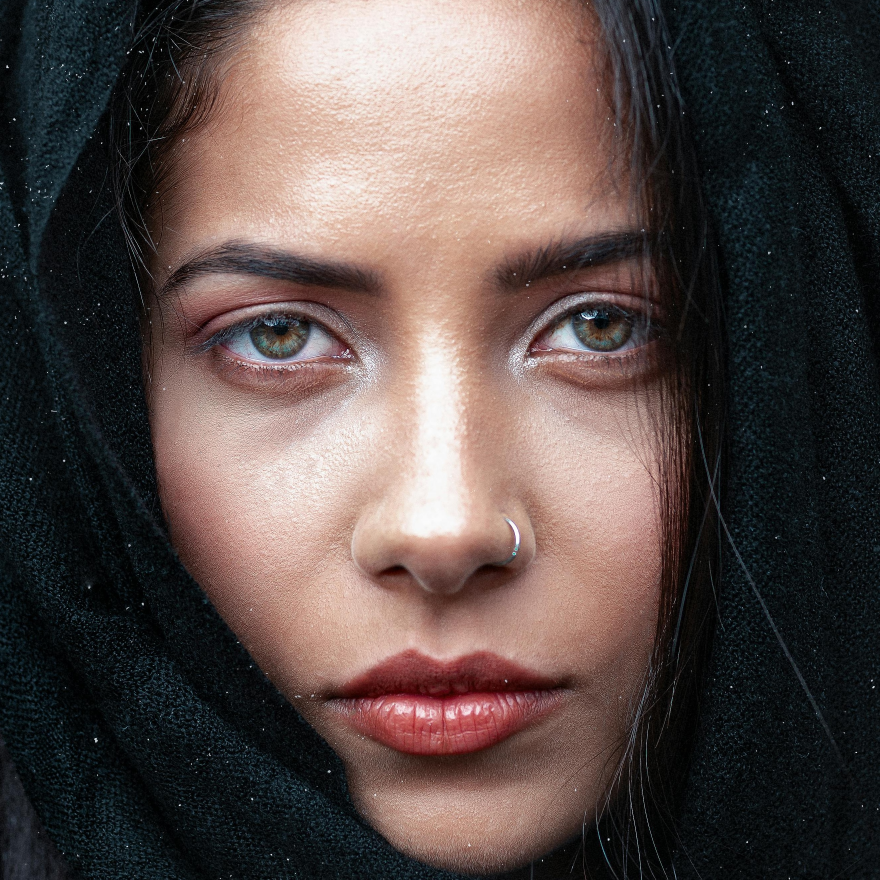
#> input picture Train_FaceRecognition_with_ML/crop_data/female/female_0.jpg, 2639 x 2639 px (shown at 1/3 size); its folder holds only this picture in this run
$ jupyter execute 02_FRM_data_prerocesssing_EDA.ipynb   (shell and % lines are left out)
#> lines starting #> are read from the running program, lines starting #| are printed output that depends on the picture
[cell 1]
#EDA = Exploratory Data Analysis

[cell 2]
import numpy as np
import pandas as pd

#visualization
import matplotlib.pyplot as plt
import seaborn as sns

#computer vision library
import cv2

#glob
from glob import glob

[cell 3]
#extract male and female in crop_data and put to list
fpath = glob('./crop_data/female/*.jpg')
mpath = glob('./crop_data/male/*.jpg')

[cell 4]
df_female = pd.DataFrame(fpath, columns=['filepath'])
df_female['gender'] = 'female'

df_male = pd.DataFrame(mpath, columns=['filepath'])
df_male['gender'] = 'male'

df = pd.concat((df_female, df_male),axis=0)

df.head()

[cell 5]
df.tail()

[cell 6]
df.shape

[cell 7]
#it will take each image path then return width of the image
def get_size(path):
#> called with path = './crop_data/female/female_0.jpg'
    img = cv2.imread(path)
#> img is the input picture: shape (2639, 2639, 3); mean B, G, R 72.2, 75.3, 88.3
    return img.shape[0]

[cell 8]
df['dimension'] = df['filepath'].apply(get_size) #store dimension of image in this columns

[cell 9]
df.head()

[cell 10]
dist_gender = df['gender'].value_counts()
dist_gender

[cell 11]
fig,ax = plt.subplots(nrows=1, ncols=2)
dist_gender.plot(kind = 'bar', ax =ax[0])
dist_gender.plot(kind = 'pie', ax =ax[1], autopct='%0.0f%%')
plt.show()
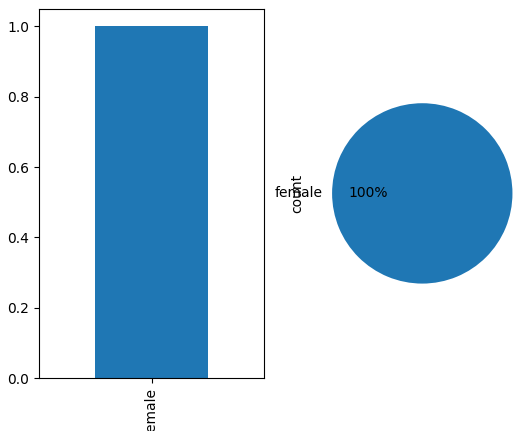
#> figure drawn by matplotlib, 2 panels

[cell 12]
plt.figure(figsize=(12,6))
plt.subplot(2,1,1)
sns.histplot(df['dimension'])
plt.subplot(2,1,2)
sns.boxplot(df['dimension'])
plt.show()
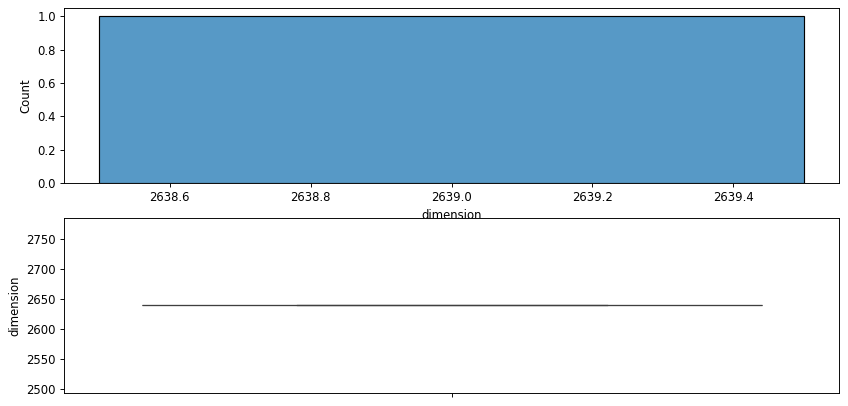
#> figure drawn by matplotlib, 2 panels

[cell 13]
sns.catplot(data=df, x='gender', y ='dimension', kind = 'box')
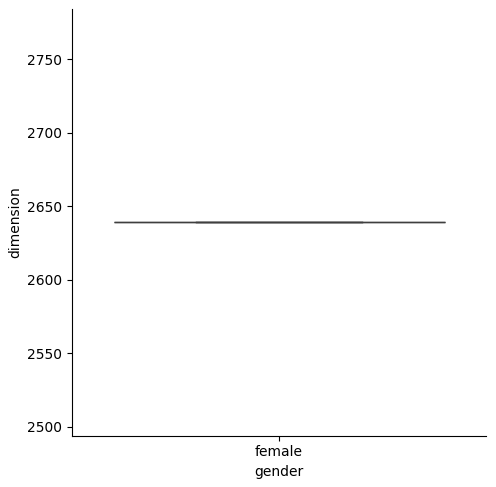
#> figure drawn by matplotlib, 1 panel

[cell 14]
#đa số có dimension hơn 200, đa số nữ có ảnh nét hơn nam
#chỉnh tất cả ảnh về 300 x 300

[cell 15]
df_filter = df.query('dimension > 250')

[cell 16]
df_filter.shape

[cell 17]
df_filter['gender'].value_counts(normalize=True)

[cell 18]
def structuring(path):
#> called with path = './crop_data/female/female_0.jpg'
    try:
        # step 1: read image
        img = cv2.imread(path)  # BGR
        if img is None:
            return None

        # step 2: convert into grayscale
        gray = cv2.cvtColor(img, cv2.COLOR_BGR2GRAY)
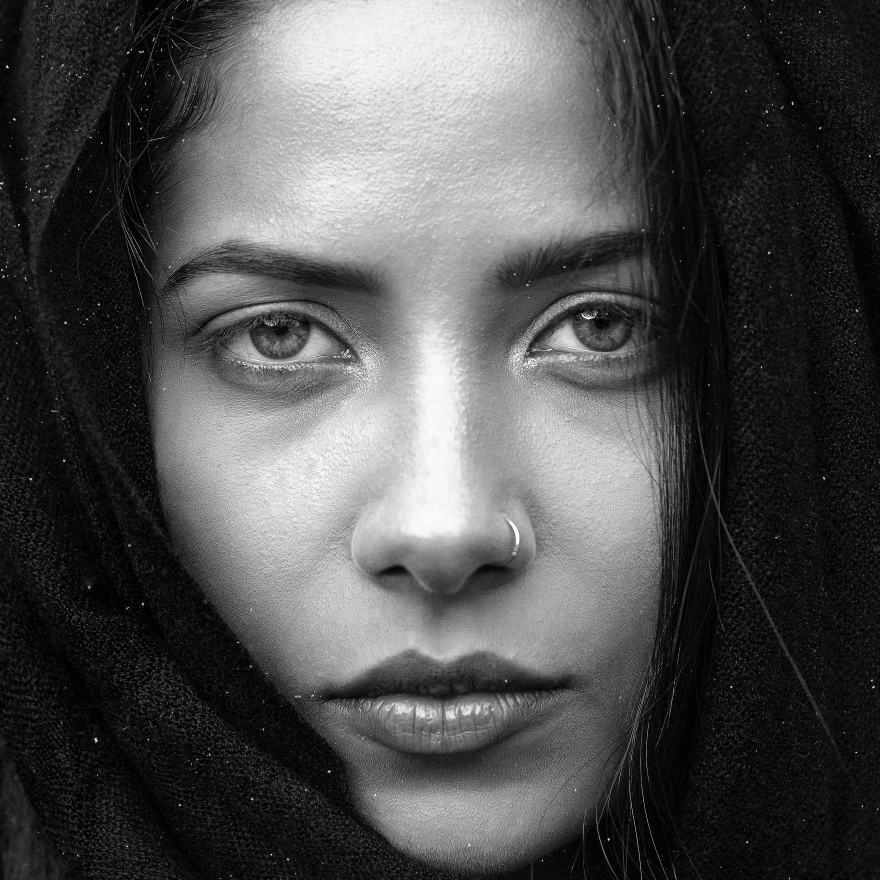
#> gray: shape (2639, 2639) (shown at 1/3 size); min 0, max 255, mean 78.8

        # step 3: resize into 300x300
        size = gray.shape[0]
#> size = 2639
        if size >= 100:
            # shrink
            gray_resize = cv2.resize(gray, (300, 300), cv2.INTER_AREA)
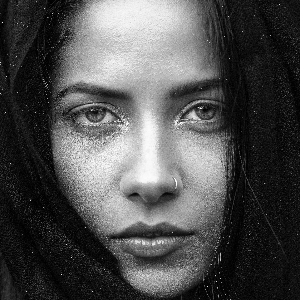
#> gray_resize: shape (300, 300); min 0, max 255, mean 78.8
        else:
            # enlarge
            gray_resize = cv2.resize(gray, (300, 300), cv2.INTER_CUBIC)

        # step 4: flatten image
        flatten_image = gray_resize.flatten()
        return flatten_image

    except Exception as e:
        # print(e)  # optional debug
        return None

$ run again, on Train_FaceRecognition_with_ML/crop_data/female/female_12.jpg
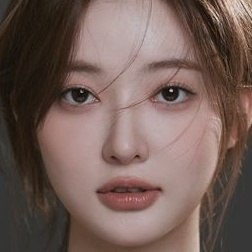
#> input picture Train_FaceRecognition_with_ML/crop_data/female/female_12.jpg, 252 x 252 px
#> in get_size, img is the input picture: shape (252, 252, 3); mean B, G, R 87.7, 94.4, 115.8
#> `[cell 13] sns.catplot(data=df, x='gender', y ='dimension', kind = 'box')`:
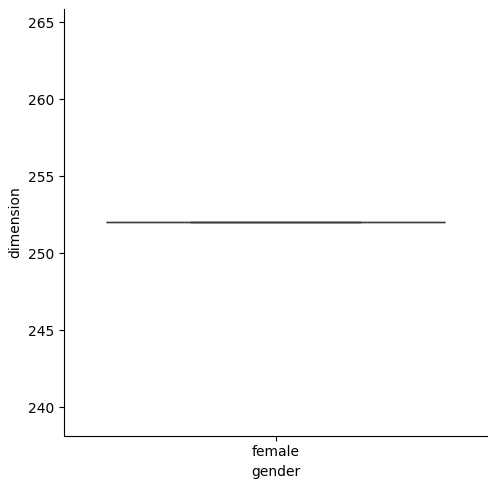
#> figure drawn by matplotlib, 1 panel
#> in structuring, `gray = cv2.cvtColor(img, cv2.COLOR_BGR2GRAY)`:
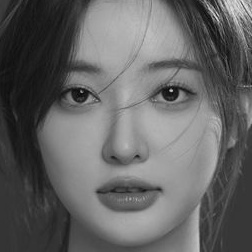
#> gray: shape (252, 252); min 7, max 239, mean 100

$ run again, on Train_FaceRecognition_with_ML/crop_data/female/female_13.jpg
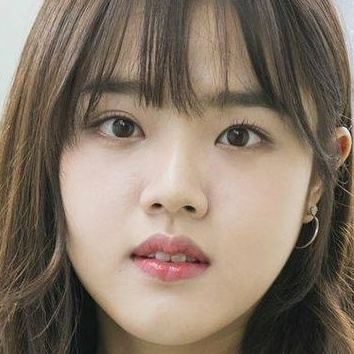
#> input picture Train_FaceRecognition_with_ML/crop_data/female/female_13.jpg, 354 x 354 px
#> in get_size, img is the input picture: shape (354, 354, 3); mean B, G, R 103.5, 118.2, 133.8
#> `[cell 13] sns.catplot(data=df, x='gender', y ='dimension', kind = 'box')`:
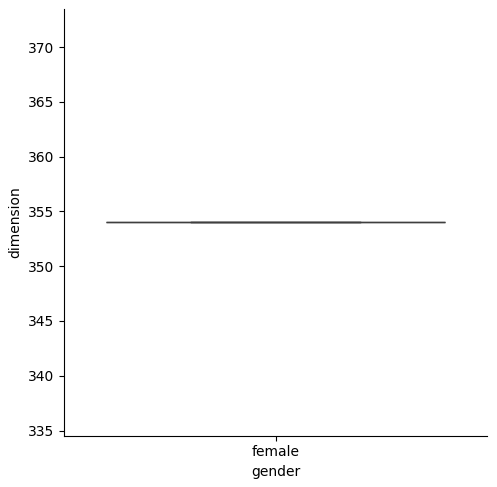
#> figure drawn by matplotlib, 1 panel
#> in structuring, `gray = cv2.cvtColor(img, cv2.COLOR_BGR2GRAY)`:
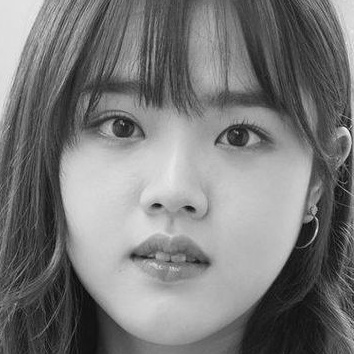
#> gray: shape (354, 354); min 2, max 254, mean 121.2

$ run again, on Train_FaceRecognition_with_ML/crop_data/female/female_14.jpg
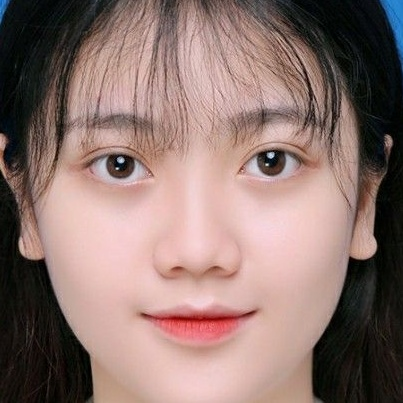
#> input picture Train_FaceRecognition_with_ML/crop_data/female/female_14.jpg, 403 x 403 px
#> in get_size, img is the input picture: shape (403, 403, 3); mean B, G, R 110.4, 116, 140.8
#> `[cell 13] sns.catplot(data=df, x='gender', y ='dimension', kind = 'box')`:
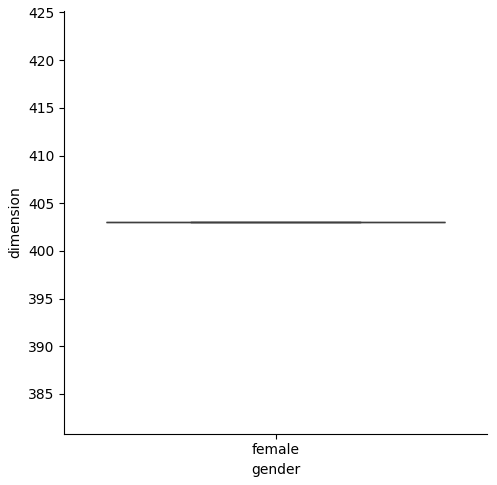
#> figure drawn by matplotlib, 1 panel
#> in structuring, `gray = cv2.cvtColor(img, cv2.COLOR_BGR2GRAY)`:
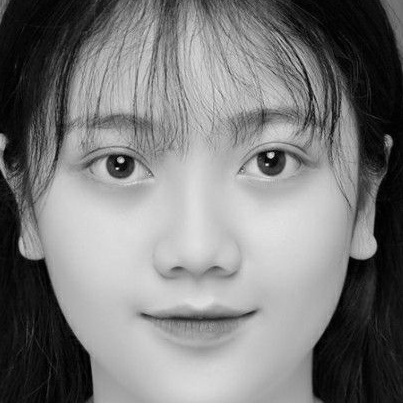
#> gray: shape (403, 403); min 0, max 230, mean 122.8
